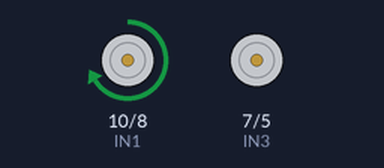
Simulated run of this sketch. Board: ESP32. Parts: motor-driver pin pairs drawn as motors (green arrow = first pin HIGH = forward, orange = second pin HIGH = backward, longer = more drive, scaled by the enable pin).

Above: at 1.0 s.
At 3.0 s:
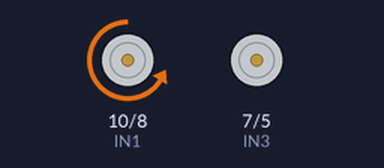
At 6.0 s:
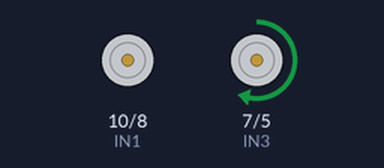
At 8.0 s:
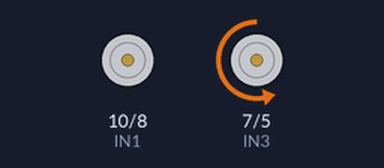
Timing chart, 0 to 13.0 s (numbered marks = the images above):
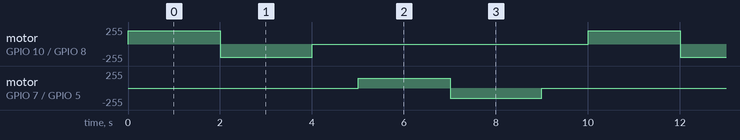

The sketch:

motor_code.ino
```cpp
// Pin definitions for Motor 1
#define ENA 9   // PWM pin for Motor 1 speed control
#define IN1 10   // Direction control pin 1 for Motor 1
#define IN2 8   // Direction control pin 2 for Motor 1

// Pin definitions for Motor 2
#define ENB 6   // PWM pin for Motor 2 speed control
#define IN3 7   // Direction control pin 1 for Motor 2
#define IN4 5   // Direction control pin 2 for Motor 2

// Motor speed variables (0 to 255)
int motor1Speed = 200; // Speed for Motor 1
int motor2Speed = 150; // Speed for Motor 2

void setup() {
  // Set pins as outputs
  pinMode(ENA, OUTPUT);
  pinMode(IN1, OUTPUT);
  pinMode(IN2, OUTPUT);
  pinMode(ENB, OUTPUT);
  pinMode(IN3, OUTPUT);
  pinMode(IN4, OUTPUT);

  // Initialize motors stopped
  stopMotor1();
  stopMotor2();
}

void loop() {
  // Motor 1: Forward
  forwardMotor1(motor1Speed);
  delay(2000); // Run for 2 seconds

  // Motor 1: Backward
  backwardMotor1(motor1Speed);
  delay(2000); // Run for 2 seconds

  // Motor 1: Stop
  stopMotor1();
  delay(1000); // Pause for 1 second

  // Motor 2: Forward
  forwardMotor2(motor2Speed);
  delay(2000); // Run for 2 seconds

  // Motor 2: Backward
  backwardMotor2(motor2Speed);
  delay(2000); // Run for 2 seconds

  // Motor 2: Stop
  stopMotor2();
  delay(1000); // Pause for 1 second
}

// Functions to control Motor 1
void forwardMotor1(int speed) {
  analogWrite(ENA, speed); // Set speed
  digitalWrite(IN1, HIGH); // Set IN1 HIGH
  digitalWrite(IN2, LOW);  // Set IN2 LOW
}

void backwardMotor1(int speed) {
  analogWrite(ENA, speed); // Set speed
  digitalWrite(IN1, LOW);  // Set IN1 LOW
  digitalWrite(IN2, HIGH); // Set IN2 HIGH
}

void stopMotor1() {
  analogWrite(ENA, 0);     // Stop motor
  digitalWrite(IN1, LOW);  // IN1 LOW
  digitalWrite(IN2, LOW);  // IN2 LOW
}

// Functions to control Motor 2
void forwardMotor2(int speed) {
  analogWrite(ENB, speed); // Set speed
  digitalWrite(IN3, HIGH); // Set IN3 HIGH
  digitalWrite(IN4, LOW);  // Set IN4 LOW
}

void backwardMotor2(int speed) {
  analogWrite(ENB, speed); // Set speed
  digitalWrite(IN3, LOW);  // Set IN3 LOW
  digitalWrite(IN4, HIGH); // Set IN4 HIGH
}

void stopMotor2() {
  analogWrite(ENB, 0);     // Stop motor
  digitalWrite(IN3, LOW);  // IN3 LOW
  digitalWrite(IN4, LOW);
}
```

Measured:
- by itself, motor on GPIO 10 (IN1) / GPIO 8 (IN2): repeats every 10.0 s: backward 200/255 2.0 s, stopped 6.0 s, forward 200/255 2.0 s
- by itself, motor on GPIO 7 (IN3) / GPIO 5 (IN4): repeats every 10.0 s: backward 150/255 2.0 s, stopped 6.0 s, forward 150/255 2.0 s
